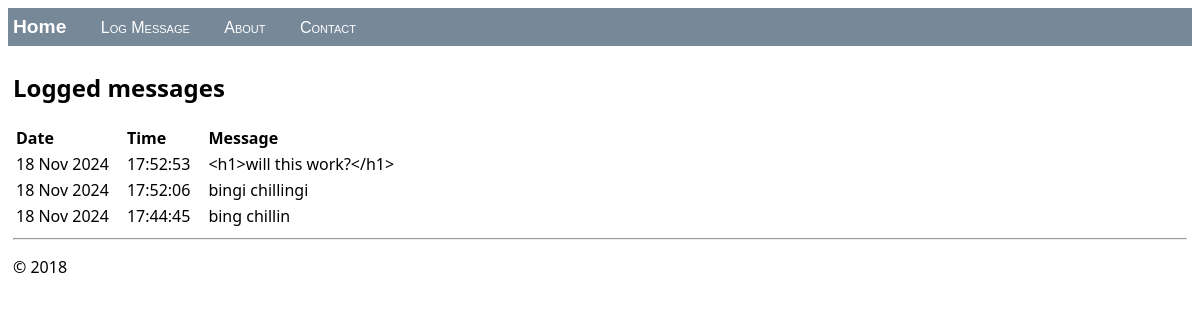
Before: / with the older database file.
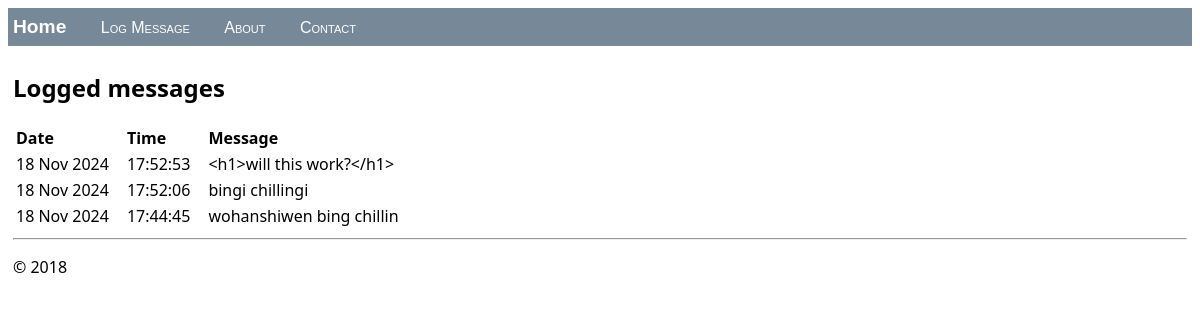
After: the same page with the newer database file.
### hello/models.py (models this page shows, shortened)
class LogMessage(models.Model):
    message = models.CharField(max_length=300)
    log_date = models.DateTimeField("date logged")

### hello/views.py (the view)
class HomeListView(ListView):
    model = LogMessage
    def get_context_data(self, **kwargs):
        context = super(HomeListView, self).get_context_data(**kwargs)
        return context

### hello/templates/hello/home.html (shortened to what this page needs)
{% extends "hello/layout.html" %}
{% block content %}
    <h2>Logged messages</h2>
    {% if message_list %}
        <table class="message_list">
            <thead>
            <tr>
                <th>Date</th>
                <th>Time</th>
                <th>Message</th>
            </tr>
            </thead>
            <tbody>
            {% for message in message_list %}
                <tr>
                    <td>{{ message.log_date | date:'d M Y' }}</td>
                    <td>{{ message.log_date | time:'H:i:s' }}</td>
                    <td>
                        {{ message.message }}
                    </td>
                </tr>
            {% endfor %}
            </tbody>
        </table>
    {% else %}
        <p>No messages have been logged. Use the <a href="{% url 'log' %}">Log Message form</a>.</p>
    {% endif %}
{% endblock %}

Changed rows visible on the page:
changed LogMessage: message "bing chillin" → "wohanshiwen bing chillin"
